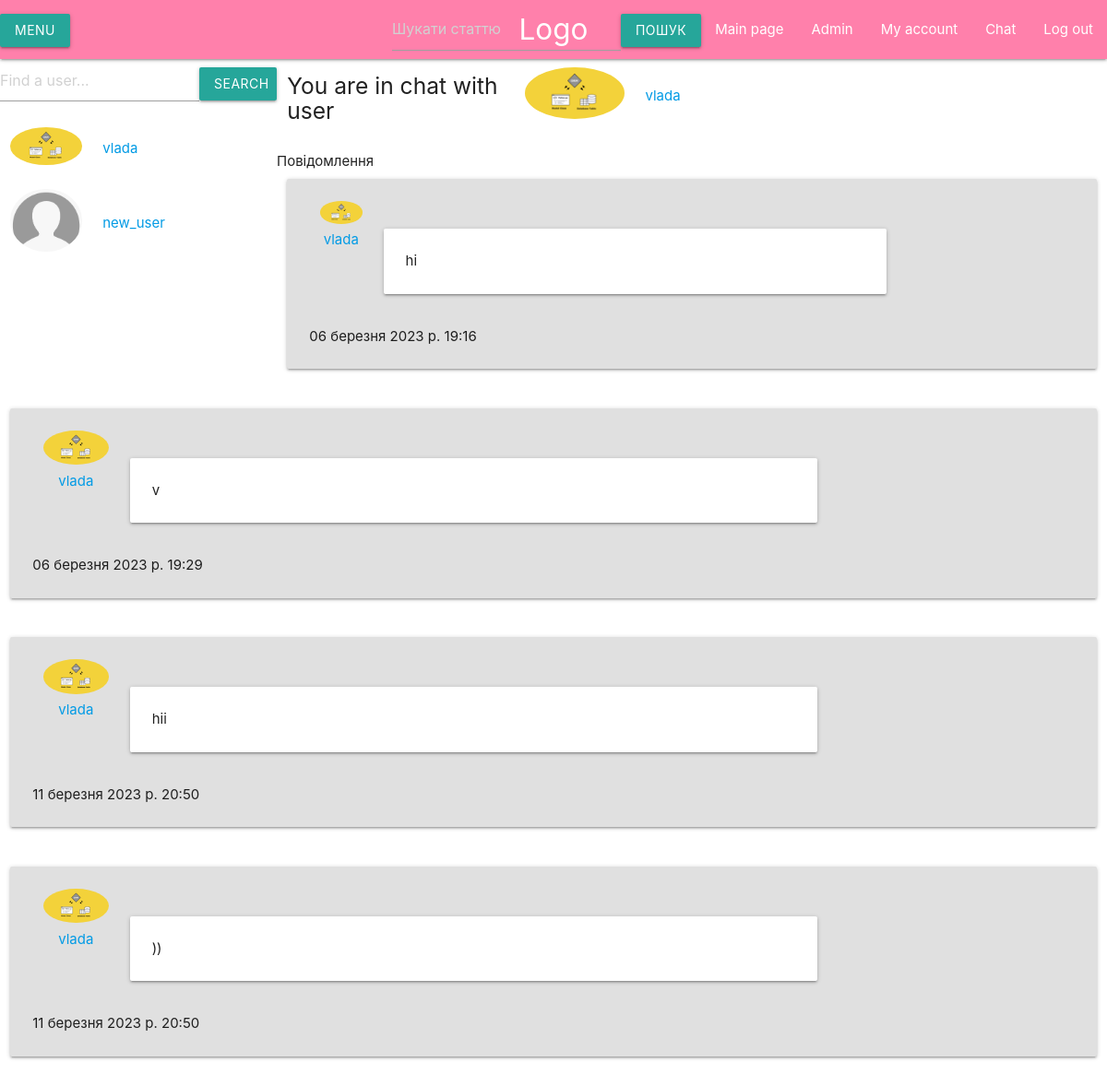
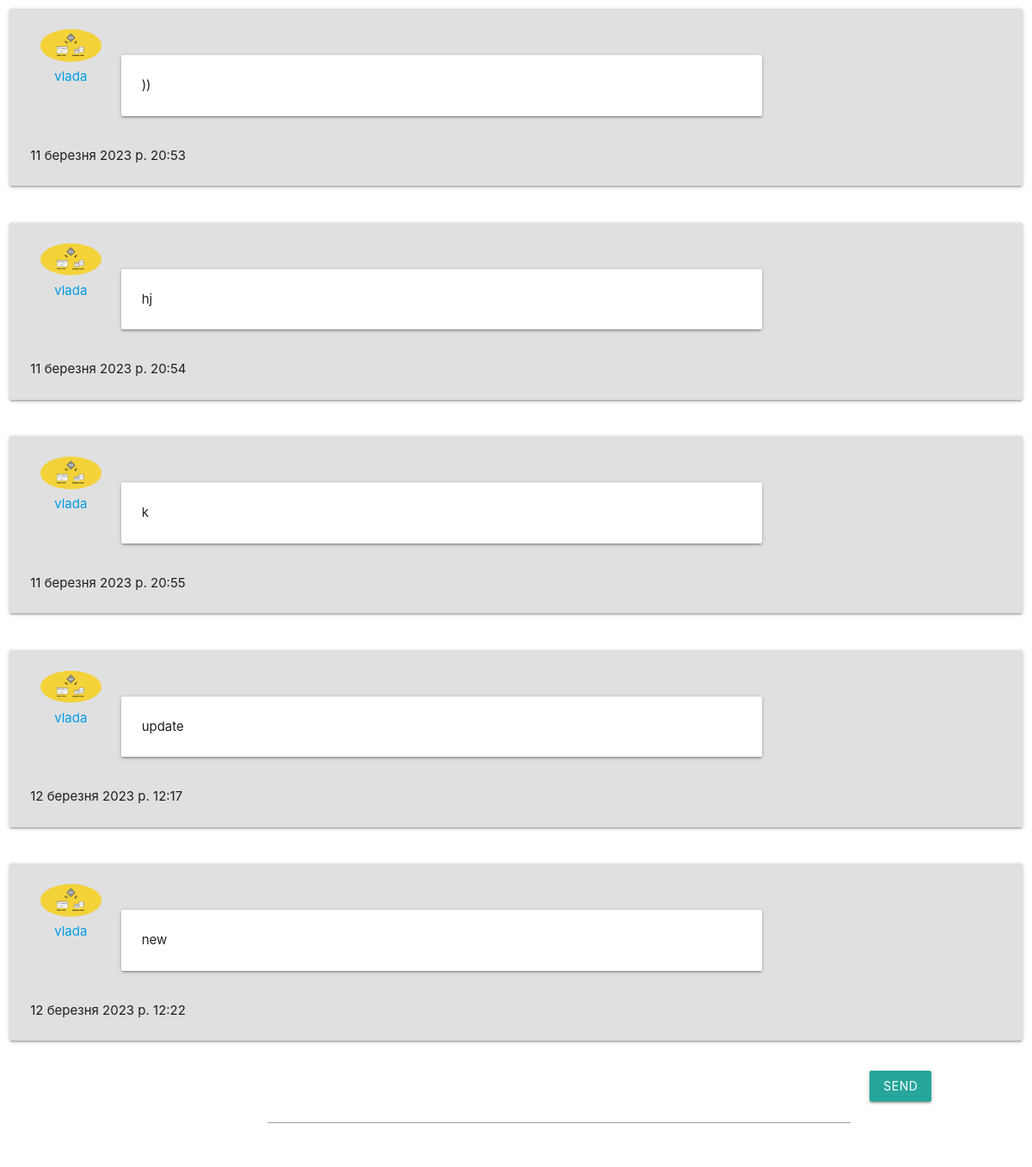
Page /chat/ (signed in) on the committed database (2 pictures, top to bottom).
### blog/models.py (models this page shows, shortened)
class Profile(models.Model):
    user = models.OneToOneField(User, on_delete=models.CASCADE)
    avatar = models.ImageField(upload_to='blog/static/img/profiles',
                               default = 'blog/static/img/profiles/default.png',
                               verbose_name = 'Фото профілю')
    about = models.TextField(max_length=500,
                             verbose_name = 'Про себе',
                             blank=True)

### chat/models.py (models this page shows, shortened)
class Message(models.Model):
    sender = models.ForeignKey(User,
                                  on_delete=models.CASCADE, related_name='sent_messages')
    receiver = models.ForeignKey(User,
                                on_delete=models.CASCADE, related_name='received_messages')
    text = models.TextField()
    date_created = models.DateTimeField(default=timezone.now)
    seen = models.BooleanField(default = False) #true or false
    class Meta:
        ordering = ('date_created',)

### chat/views.py (the view)
# urls.py: path(r'', views.load_messages_home),
@login_required
def load_messages_home(request): #запит на чат із певною людиною
    users = None
    if request.method=="POST":
        search = request.POST.get('searchuser')
        users = User.objects.filter(username__icontains=search)
        if users.count()>0:
            return load_messages(request, users[0].pk, users)
    return load_messages(request, request.user.pk, users) #чат "із собою"

### chat/views.py (called while the page is built)
def unread_msgs(request, sender):
    msgs = Message.objects.filter(Q(seen=False) & Q(receiver=request.user, sender=sender))
    return msgs.count()

@login_required
def load_messages(request, pk, users=None):
    other_user = get_object_or_404(User, pk=pk)
    messages = Message.objects.filter( Q(sender=request.user), Q(receiver=other_user))
    messages.update(seen=True)
    messages = messages | Message.objects.filter( Q(receiver=other_user), Q(sender=request.user))
    if not users: #якщо юзера не знаходить, то показуємо всіх користувачів
        users = User.objects.all()
    print("Словник")
    unread_num_dict = {} #{"other_user"}: 19, ...
    for usr in users:
        unread_num_dict[usr.username] = unread_msgs(request, usr)
    context = {
        "other_user": other_user,
        "messages": messages,
        "users": users,
        "unread_num_dict": unread_num_dict
    }
    return render(request, "privatChat.html", context)

### chat/templates/privatChat.html (shortened to what this page needs)
{% extends 'navbar.html' %}
{% block content %}
    <div class = "row">
        <div class = "col s4 m3 l3 sidenav-fixed">
            <div class = "row valign-wrapper">
                <form id="search_user" method="POST" action="{% url 'search_user' %}">
                    <input type="search" name="searchuser" placeholder="Find a user...">
                </form>
                <button class="btn waves-effect waves-light" form="search_user" type="submit">Search</button>
            </div>
            {% for user_ in users %}
                <div class="row valign-wrapper">
                    <div class = "col s4 m4 l4">
                        <a href="/chat/{{user_.pk}}">
                            <img src="/{{user_.profile.avatar}}" class="circle responsive-img">
                        </a>
                    </div>
                    <div class = "col s8 m8 l8">
                        <span class="black-text">
                            <a href="/chat/{{user_.pk}}">{{user_.username}}</a>
                        </span>
                    </div>
                </div>
            {% endfor %}
        </div>
            <div class="col s8 m9 l9">
                <div class="row valign-wrapper">
                    <div class = "col s4 m4 l4">
                        <h5>You are in chat with user</h5>
                    </div>
                    <div class = "col s2 m2 l2">
                        <a href="{% url 'look_profile' other_user.username %}">
                            <img src="/{{other_user.profile.avatar}}" class="circle responsive-img">
                        </a>
                    </div>
                    <div class = "col s8 m8 l8">
                        <span class="black-text">
                            <a href="{% url 'look_profile' other_user.username %}">{{other_user.username}}</a>
                        </span>
                    </div>
                </div>
            </div>
            <div id="messages" class="">
                Повідомлення
                {% for msg in messages %}
                <div class="row valign-wrapper">
                    <div class="col s12 m12 l12">
                        <div class= "card-panel grey lighten-2">
                            <div class= "card-content">
                                <div class="col s1">
                                    <img src="/{{msg.sender.profile.avatar}}" class="circle responsive-img">
                                    <div class="row center-align">
                                        <a href="{% url 'look_profile' msg.sender.username %}">{{msg.sender.username}}</a>
                                    </div>
                                </div>
                                <br>
                                <div class="row" align="justify">
                                    <div class="col s8">
                                        <div class="card-panel">
                                                {{msg.text}}
                                        </div>
                                    </div>
                                </div>
                                <span>{{msg.date_created}}</span>
                            </div>
                        </div>
                    </div>
                </div>
                {% endfor %}
            </div>
            <div class="row">
                <div class="input-field col s7 offset-s3">
                    <input id="message-input" type="text">
                </div>
                <div class="col s2">
                    <button id="send-btn" class="btn waves-effect waves-light" type="submit" name="action">Send</button>
                </div>
            </div>
        </div>
{% endblock %}

### rows in the picture
Message: sender.profile.avatar (picture), sender.username "vlada", text "hi", date_created "06 березня 2023 р. 19:16"
Message: sender.profile.avatar (picture), sender.username "vlada", text "v", date_created "06 березня 2023 р. 19:29"
Message: sender.profile.avatar (picture), sender.username "vlada", text "hii", date_created "11 березня 2023 р. 20:50"
Message: sender.profile.avatar (picture), sender.username "vlada", text "))", date_created "11 березня 2023 р. 20:50"
Message: sender.profile.avatar (picture), sender.username "vlada", text "))", date_created "11 березня 2023 р. 20:53"
Message: sender.profile.avatar (picture), sender.username "vlada", text "hj", date_created "11 березня 2023 р. 20:54"
Message: sender.profile.avatar (picture), sender.username "vlada", text "k", date_created "11 березня 2023 р. 20:55"
Message: sender.profile.avatar (picture), sender.username "vlada", text "update", date_created "12 березня 2023 р. 12:17"
Message: sender.profile.avatar (picture), sender.username "vlada", text "new", date_created "12 березня 2023 р. 12:22"

### other values in the picture
{{ user_.username }} "vlada"
{{ user_.username }} "new_user"
{{ other_user.username }} "vlada"
